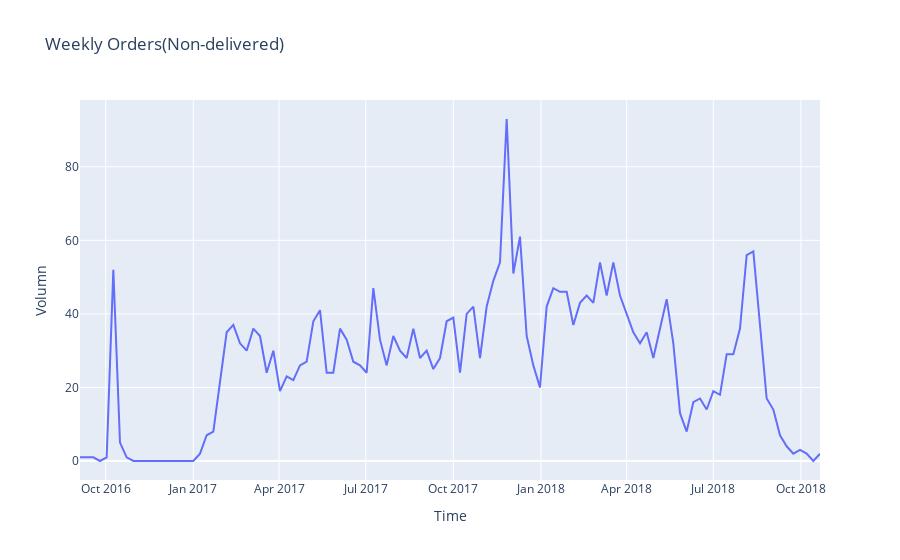

Source (notebook cell):
### Code cell
undelivered_orders = orders[orders['order_status'] != "delivered"].set_index('order_purchase_timestamp')[['order_id']]
undelivered_orders = undelivered_orders.resample('W').count()

plot_weekly_orders("Non-delivered", undelivered_orders, x = undelivered_orders.index,
                  y = 'order_id')
